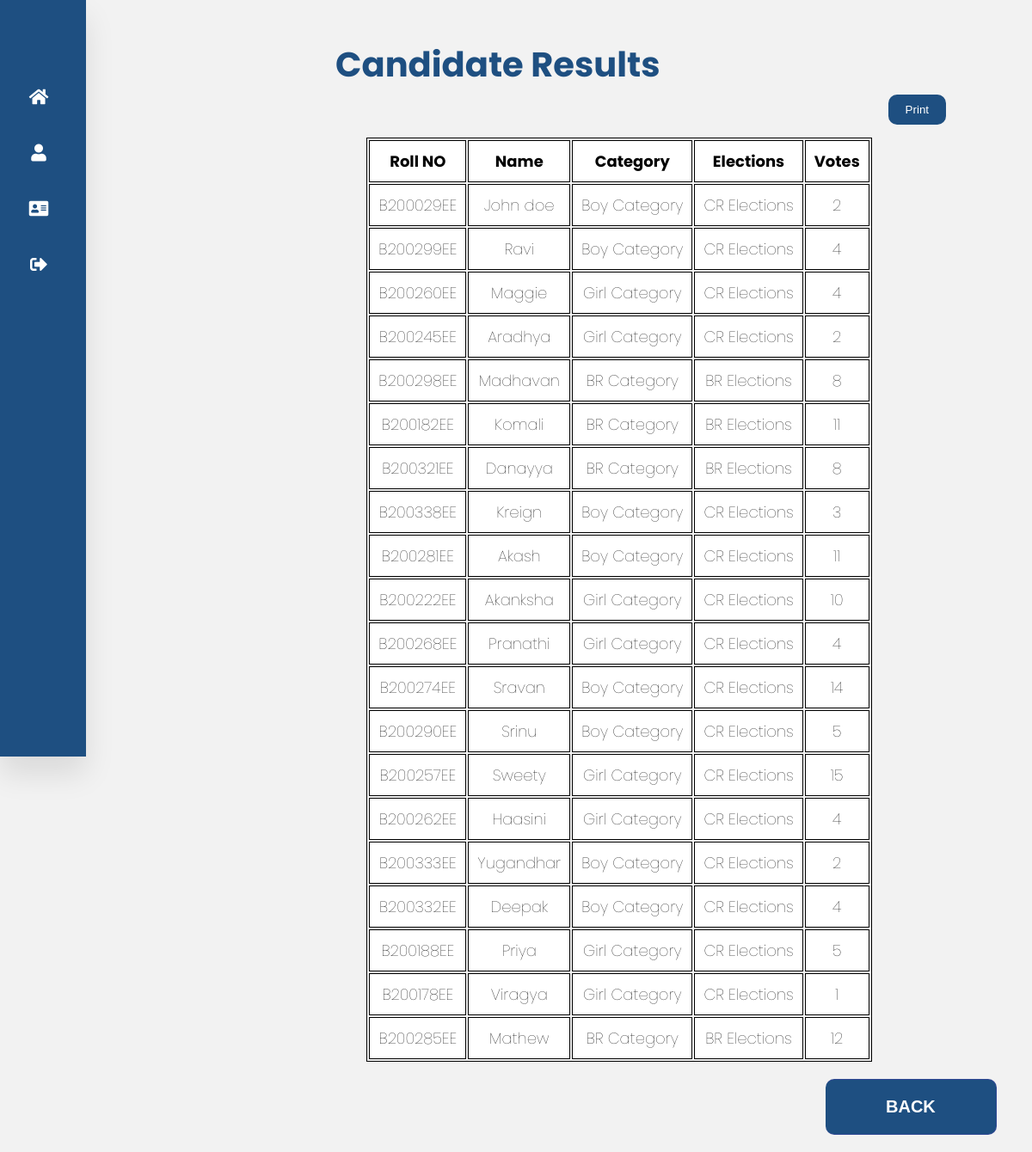
The page /dis_candidates_results.php on the database its author committed.
### tables this page shows
CREATE TABLE `candidate_database` (
  `sno` smallint(6) NOT NULL,
  `roll_number` char(9) NOT NULL,
  `name` varchar(30) NOT NULL,
  `email` char(37) NOT NULL,
  `batch` char(1) NOT NULL,
  `department` char(3) NOT NULL,
  `votes` smallint(6) NOT NULL,
  `elections` varchar(20) NOT NULL,
  `category` varchar(20) NOT NULL,
  `pdf` varchar(300) NOT NULL,
  `image` varchar(300) NOT NULL
);

### dis_candidates_results.php (the view, shortened to what this page needs)
<!DOCTYPE html>
<html lang="en">
<head>
  <link rel="stylesheet" href="navstyles.css">
     <link rel="stylesheet" href="https://cdnjs.cloudflare.com/ajax/libs/font-awesome/5.15.4/css/all.min.css" />
  <link rel="stylesheet" href="alanding-style.css">
</head>
<body>
    <nav>
    <div class="navbar" id="mySidebar1">
      <ul>
        <li>
          <a href="admin_landing.php">
            <i class="fas fa-home"></i>
          </a>
        </li>
        <li>
          <a href="profileadmin_final.php">
            <i class="fas fa-user"></i>
          </a>
        </li>
        <li>
          <a href="users.php" class="users">
            <i class="fas fa-address-card"></i>
          </a>
        </li>
        <li>
          <a href="logout.php" class="logout">
            <i class="fas fa-sign-out-alt"></i>
          </a>
        </li>
      </ul>
    </div>
  </nav>
<form action="">
  <input value='Print' type='button' onclick='handlePrint()' style="color:white;float:right;margin:10px 100px; padding:10px 20px;border-radius:10px;background-color:#1e4f81" />
</form>
<div class="list" style="padding-left:20%">
<?php
    include('dbconfig.php');
$sql = "SELECT * FROM candidate_database";
$result = $conn->query($sql);
if ($result->num_rows > 0) {
?>
<h2>Candidate Results</h2>
<table class='test'>
  <tr>
    <th>Roll NO</th>
    <th>Name</th>
    <th>Category</th>
    <th>Elections</th>
    <th>Votes</th>
  </tr>
  <?php
  while($row = $result->fetch_assoc()) {
    ?>
    <tr>
     <td><?php echo $row["roll_number"]; ?></td>
     <td><?php echo $row["name"]?></td>
     <td><?php echo $row["category"]?></td>
     <td><?php echo $row["elections"]?> </td>
     <td><?php echo $row["votes"]?> </td>
    </tr>
  <?php
  }}
  else {
    echo "0 results";
  }
  ?>
</table>
</div>
<a href="dis_adminresults.php"><button   class="button" name="update" style="background-color: #1e4f81; color: white; margin-left:80%; border-radius: 10px; border-left: 50px;"><b style="font-size:20px; padding-right:50px; padding-left:50px;">BACK</b></button></a>
</body>
</html>

### navstyles.css (style rules this page uses)
#mySidebar1.navbar { position: fixed; top: 0; left: 0; bottom: 0; width: 25%; height: 110vh; background-color: #1e4f81; width: 100px; overflow-x: hidden; transition: width 0.5s linear; box-shadow: 0 20px 35px rgba(0, 0, 0, 0.1); }
#mySidebar1.navbar i.fas { color: white; position: relative; width: 70px; height: 40px; top: 3px; font-size: 20px; text-align: center; }
#mySidebar1.navbar a { position: relative; top: 25px; color: rgb(248, 248, 248); font-size: 20px; display: table; width: 300px; padding: 10px; }

### alanding-style.css (style rules this page uses)
body { padding-top: 100px; background-color: #F2F2F2; font-family: "Poppins", sans-serif; }
* { margin: 0; padding: 0; outline: none; border: none; text-decoration: none; list-style: none; box-sizing: border-box; }
.navbar { height: 100%; width: 0; position: fixed; z-index: 1; top: 0; left: 0; background-color: #1e4f81; overflow-x: hidden; transition: 0.5s; padding-top: 60px; }
.navbar a { padding: 15px 15px 10px 20px; text-decoration: none; font-size: 22px; color: white; display: block; transition: 0.3s; }
h2 { color: #1e4f81; font-size: 40px; position: relative; top:-55px; padding-left:150px; }
.button { font-size: 20px; border: 1px solid #6a36d23e; border-radius: 20px; padding: 20px 20px; margin: 20px 20px; display: flex; justify-content: space-evenly; }

### dis_candidates_results.php (style rules this page uses)
table { margin: 0 auto; font-size: large; border: 1px solid black; }
h2 { color: #1e4f81; font-size: 40px; position: relative; top:-55px; padding-left:150px; }
td { border: 1px solid black; }
th, td { background-color: white; font-weight: bold; border: 1px solid black; padding: 10px; text-align: center; }
td { font-weight: lighter; }

### rows shown on the page
candidate_database: roll_number "B200029EE", name "John doe", category "Boy Category", elections "CR Elections", votes "2"
candidate_database: roll_number "B200299EE", name "Ravi", category "Boy Category", elections "CR Elections", votes "4"
candidate_database: roll_number "B200260EE", name "Maggie", category "Girl Category", elections "CR Elections", votes "4"
candidate_database: roll_number "B200245EE", name "Aradhya", category "Girl Category", elections "CR Elections", votes "2"
candidate_database: roll_number "B200298EE", name "Madhavan", category "BR Category", elections "BR Elections", votes "8"
candidate_database: roll_number "B200182EE", name "Komali", category "BR Category", elections "BR Elections", votes "11"
candidate_database: roll_number "B200321EE", name "Danayya", category "BR Category", elections "BR Elections", votes "8"
candidate_database: roll_number "B200338EE", name "Kreign", category "Boy Category", elections "CR Elections", votes "3"
candidate_database: roll_number "B200281EE", name "Akash", category "Boy Category", elections "CR Elections", votes "11"
candidate_database: roll_number "B200222EE", name "Akanksha", category "Girl Category", elections "CR Elections", votes "10"
candidate_database: roll_number "B200268EE", name "Pranathi", category "Girl Category", elections "CR Elections", votes "4"
candidate_database: roll_number "B200274EE", name "Sravan", category "Boy Category", elections "CR Elections", votes "14"
candidate_database: roll_number "B200290EE", name "Srinu", category "Boy Category", elections "CR Elections", votes "5"
candidate_database: roll_number "B200257EE", name "Sweety", category "Girl Category", elections "CR Elections", votes "15"
candidate_database: roll_number "B200262EE", name "Haasini", category "Girl Category", elections "CR Elections", votes "4"
candidate_database: roll_number "B200333EE", name "Yugandhar", category "Boy Category", elections "CR Elections", votes "2"
candidate_database: roll_number "B200332EE", name "Deepak", category "Boy Category", elections "CR Elections", votes "4"
candidate_database: roll_number "B200188EE", name "Priya", category "Girl Category", elections "CR Elections", votes "5"
candidate_database: roll_number "B200178EE", name "Viragya", category "Girl Category", elections "CR Elections", votes "1"
candidate_database: roll_number "B200285EE", name "Mathew", category "BR Category", elections "BR Elections", votes "12"
